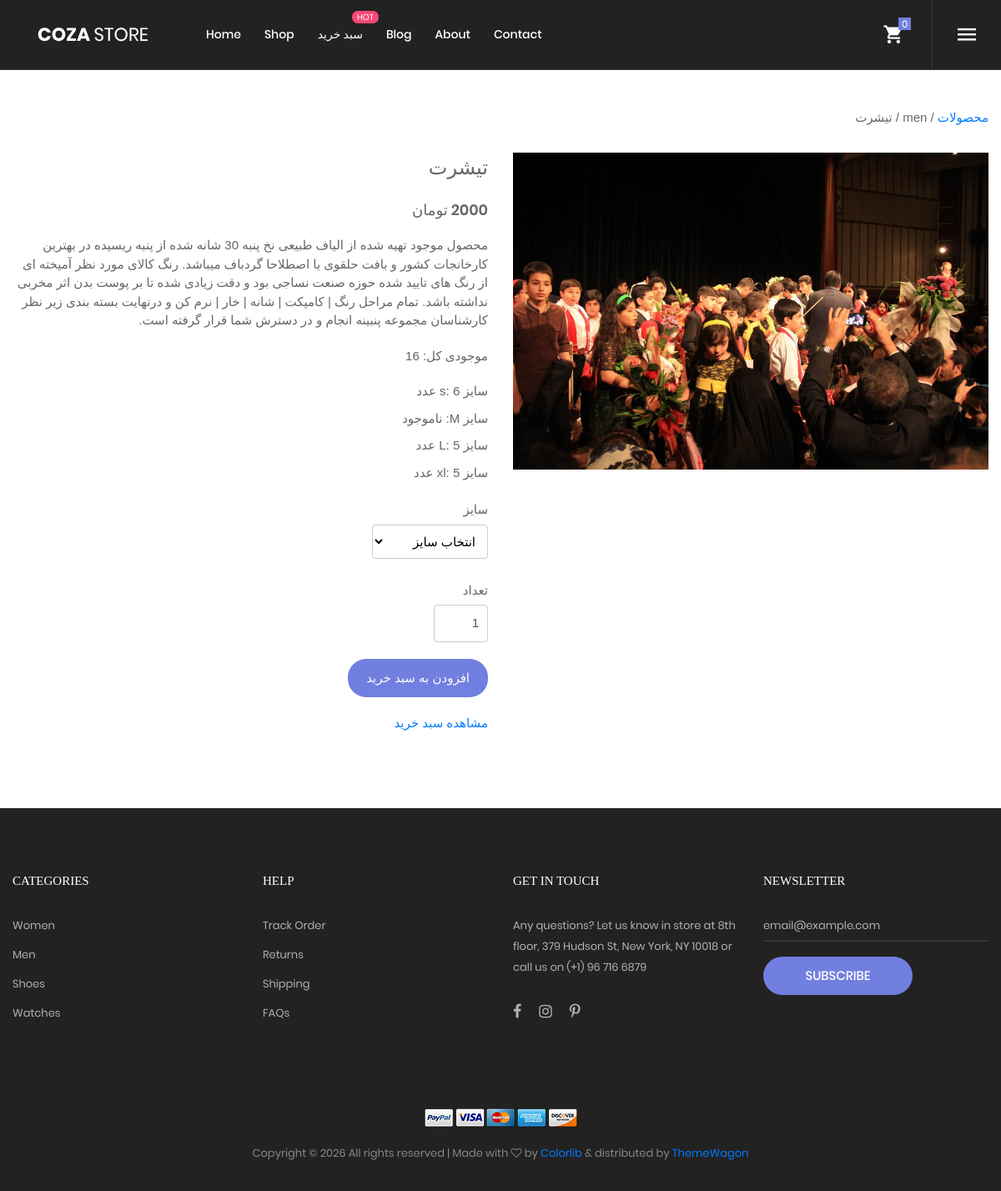
Page /product/3/ on the committed database.
### product/models.py (models this page shows, shortened)
class Product(models.Model):
    category = models.ForeignKey(Chategory , on_delete=models.CASCADE)
    gender = models.CharField(max_length=100,choices=gender_choice)
    title = models.CharField(max_length=100)
    text = models.TextField()
    size = models.ManyToManyField(size, through='ProductSize', blank=True)
    image = models.ImageField(upload_to='images_product/')
    quantity = models.PositiveIntegerField(default=1)
    price = models.DecimalField(max_digits=14, decimal_places=2, validators=[MinValueValidator(0)])
    Discount = models.BooleanField(default=False , null=True)
    Discount_price = models.DecimalField(max_digits=14, decimal_places=2, blank=True, null=True, validators=[MinValueValidator(0)])
    @property
    def final_price(self):
        if self.Discount and self.Discount_price is not None:
            return self.Discount_price
        return self.price
    @property
    def total_quantity(self):
        stocks = list(self.size_stocks.all())
        if stocks:
            return sum(stock.quantity for stock in stocks)
        return self.quantity

class Chategory (models.Model):
    Chategory = models.CharField(max_length=100)
    def __str__(self) -> str:
        return self.Chategory

class ProductSize(models.Model):
    product = models.ForeignKey(Product, on_delete=models.CASCADE, related_name='size_stocks')
    size = models.ForeignKey(size, on_delete=models.PROTECT, verbose_name='سایز')
    quantity = models.PositiveIntegerField(default=0, verbose_name='موجودی')
    class Meta:
        verbose_name = 'موجودی سایز'
        verbose_name_plural = 'موجودی سایزها'
        constraints = [models.UniqueConstraint(fields=('product', 'size'), name='unique_product_size')]

class size (models.Model):
    size = models.CharField(max_length=100)
    def __str__(self) -> str:
        return self.size

### product/views.py (the view)
# urls.py: path('<int:id>/', views.product_detail, name='product_detail'),
def product_detail(request, id):
    product = get_object_or_404(Product.objects.prefetch_related('size_stocks__size'), id=id)
    return render(request, 'product-detail.html', {'product': product})

### product/templates/product-detail.html (shortened to what this page needs)
{% extends 'base.html' %}
{% block content %}
<section class="bg0 p-t-100 p-b-60 store-page" dir="rtl">
 <div class="container">
  <p class="p-b-30"><a href="{% url 'home' %}#products">محصولات</a> / {{ product.category }} / {{ product.title }}</p>
  <div class="row">
   <div class="col-md-6 p-b-30">{% if product.image %}<img class="store-product-image" src="{{ product.image.url }}" alt="{{ product.title }}">{% endif %}</div>
   <div class="col-md-6 p-b-30">
    <h1 class="mtext-105 p-b-20">{{ product.title }}</h1>
    <p class="mtext-106 p-b-20">{% if product.Discount %}<del>{{ product.price|floatformat:0 }}</del> {% endif %}{{ product.final_price|floatformat:0 }} تومان</p>
    <div class="p-b-20">{{ product.text|linebreaks }}</div>
    <p class="p-b-20">موجودی کل: {{ product.total_quantity }}</p>
    {% for stock in product.size_stocks.all %}<p class="p-b-10">سایز {{ stock.size }}: {% if stock.quantity %}{{ stock.quantity }} عدد{% else %}ناموجود{% endif %}</p>{% endfor %}
    {% if product.total_quantity %}
    <form action="{% url 'add' %}" method="post" class="store-form">
     {% if product.size_stocks.all %}
     <label for="product-size">سایز</label>
     <select id="product-size" name="size" required><option value="">انتخاب سایز</option></select>
     {% else %}<p>بدون سایز</p>{% endif %}
     <label for="quantity">تعداد</label><input id="quantity" type="number" name="tedad" value="1" min="1" max="{{ product.total_quantity }}" required>
     <button class="store-button" type="submit">افزودن به سبد خرید</button>
    </form>
    {% else %}<p class="text-danger">ناموجود</p>{% endif %}
    <a class="dis-block p-t-20" href="{% url 'cart' %}">مشاهده سبد خرید</a>
   </div>
  </div>
 </div>
</section>
{% endblock %}

### home/templates/base.html (shortened to what this page needs)
<!DOCTYPE html>
<html lang="fa">
{% load static %}
<head>
    <link rel="stylesheet" type="text/css" href="/static/vendor/bootstrap/css/bootstrap.min.css">
    <link rel="stylesheet" type="text/css" href="/static/fonts/font-awesome-4.7.0/css/font-awesome.min.css">
    <link rel="stylesheet" type="text/css" href="/static/fonts/iconic/css/material-design-iconic-font.min.css">
    <link rel="stylesheet" type="text/css" href="/static/fonts/linearicons-v1.0.0/icon-font.min.css">
    <link rel="stylesheet" type="text/css" href="/static/vendor/animate/animate.css">
    <link rel="stylesheet" type="text/css" href="/static/vendor/css-hamburgers/hamburgers.min.css">
    <link rel="stylesheet" type="text/css" href="/static/vendor/animsition/css/animsition.min.css">
    <link rel="stylesheet" type="text/css" href="/static/vendor/select2/select2.min.css">
    <link rel="stylesheet" type="text/css" href="/static/vendor/daterangepicker/daterangepicker.css">
    <link rel="stylesheet" type="text/css" href="/static/vendor/slick/slick.css">
    <link rel="stylesheet" type="text/css" href="/static/vendor/MagnificPopup/magnific-popup.css">
    <link rel="stylesheet" type="text/css" href="/static/vendor/perfect-scrollbar/perfect-scrollbar.css">
    <link rel="stylesheet" type="text/css" href="/static/css/util.css">
    <link rel="stylesheet" type="text/css" href="/static/css/main.css">
    <link rel="stylesheet" href="{% static 'css/store.css' %}">
</head>
<body class="animsition">
    <header class="header-v3">
        <div class="container-menu-desktop trans-03">
            <div class="wrap-menu-desktop">
                <nav class="limiter-menu-desktop p-l-45">
                    <a href="#" class="logo">
                        <img src="/static/images/icons/logo-02.png" alt="IMG-LOGO">
                    </a>
                    <div class="menu-desktop">
                        <ul class="main-menu">
                            <li>
                                <a href="{% url 'home' %}">Home</a>
                            </li>
                            <li>
                                <a href="{% url 'home' %}#products">Shop</a>
                            </li>
                            <li class="label1" data-label1="hot">
                                <a href="{% url 'cart' %}">سبد خرید</a>
                            </li>
                            <li>
                                <a href="blog.html">Blog</a>
                            </li>
                            <li>
                                <a href="about.html">About</a>
                            </li>
                            <li>
                                <a href="{% url 'Contact' %}">Contact</a>
                            </li>
                        </ul>
                    </div>
                    <div class="wrap-icon-header flex-w flex-r-m h-full">
                        <div class="flex-c-m h-full p-r-25 bor6">
                            <div class="icon-header-item cl0 hov-cl1 trans-04 p-lr-11 icon-header-noti js-show-cart"
                                data-notify="{{cart|length}}">
                                <i class="zmdi zmdi-shopping-cart"></i>
                            </div>
                        </div>
                        <div class="flex-c-m h-full p-lr-19">
                            <div class="icon-header-item cl0 hov-cl1 trans-04 p-lr-11 js-show-sidebar">
                                <i class="zmdi zmdi-menu"></i>
                            </div>
                        </div>
                    </div>
                </nav>
            </div>
        </div>
    </header>
    {% block content %}
    {% endblock %}
    <footer class="bg3 p-t-75 p-b-32">
        <div class="container">
            <div class="row">
                <div class="col-sm-6 col-lg-3 p-b-50">
                    <h4 class="stext-301 cl0 p-b-30">
                        Categories
                    </h4>
                    <ul>
                        <li class="p-b-10">
                            <a href="#" class="stext-107 cl7 hov-cl1 trans-04">
                                Women
                            </a>
                        </li>
                        <li class="p-b-10">
                            <a href="#" class="stext-107 cl7 hov-cl1 trans-04">
                                Men
                            </a>
                        </li>
                        <li class="p-b-10">
                            <a href="#" class="stext-107 cl7 hov-cl1 trans-04">
                                Shoes
                            </a>
                        </li>
                        <li class="p-b-10">
                            <a href="#" class="stext-107 cl7 hov-cl1 trans-04">
                                Watches
                            </a>
                        </li>
                    </ul>
                </div>
                <div class="col-sm-6 col-lg-3 p-b-50">
                    <h4 class="stext-301 cl0 p-b-30">
                        Help
                    </h4>
                    <ul>
                        <li class="p-b-10">
                            <a href="#" class="stext-107 cl7 hov-cl1 trans-04">
                                Track Order
                            </a>
                        </li>
                        <li class="p-b-10">
                            <a href="#" class="stext-107 cl7 hov-cl1 trans-04">
                                Returns
                            </a>
                        </li>
                        <li class="p-b-10">
                            <a href="#" class="stext-107 cl7 hov-cl1 trans-04">
                                Shipping
                            </a>
                        </li>
                        <li class="p-b-10">
                            <a href="#" class="stext-107 cl7 hov-cl1 trans-04">
                                FAQs
                            </a>
                        </li>
                    </ul>
                </div>
                <div class="col-sm-6 col-lg-3 p-b-50">
                    <h4 class="stext-301 cl0 p-b-30">
                        GET IN TOUCH
                    </h4>
                    <p class="stext-107 cl7 size-201">
                        Any questions? Let us know in store at 8th floor, 379 Hudson St, New York, NY 10018 or call us
                        on (+1) 96 716 6879
                    </p>
                    <div class="p-t-27">
                        <a href="#" class="fs-18 cl7 hov-cl1 trans-04 m-r-16">
                            <i class="fa fa-facebook"></i>
                        </a>
                        <a href="#" class="fs-18 cl7 hov-cl1 trans-04 m-r-16">
                            <i class="fa fa-instagram"></i>
                        </a>
                        <a href="#" class="fs-18 cl7 hov-cl1 trans-04 m-r-16">
                            <i class="fa fa-pinterest-p"></i>
                        </a>
                    </div>
                </div>
                <div class="col-sm-6 col-lg-3 p-b-50">
                    <h4 class="stext-301 cl0 p-b-30">
                        Newsletter
                    </h4>
                    <form>
                        <div class="wrap-input1 w-full p-b-4">
                            <input class="input1 bg-none plh1 stext-107 cl7" type="text" name="email"
                                placeholder="email@example.com">
                        </div>
                        <div class="p-t-18">
                            <button class="flex-c-m stext-101 cl0 size-103 bg1 bor1 hov-btn2 p-lr-15 trans-04">
                                Subscribe
                            </button>
                        </div>
                    </form>
                </div>
            </div>
            <div class="p-t-40">
                <div class="flex-c-m flex-w p-b-18">
                    <a href="#" class="m-all-1">
                        <img src="/static/images/icons/icon-pay-01.png" alt="ICON-PAY">
                    </a>
                    <a href="#" class="m-all-1">
                        <img src="/static/images/icons/icon-pay-02.png" alt="ICON-PAY">
                    </a>
                    <a href="#" class="m-all-1">
                        <img src="/static/images/icons/icon-pay-03.png" alt="ICON-PAY">
                    </a>
                    <a href="#" class="m-all-1">
                        <img src="/static/images/icons/icon-pay-04.png" alt="ICON-PAY">
                    </a>
                    <a href="#" class="m-all-1">
                        <img src="/static/images/icons/icon-pay-05.png" alt="ICON-PAY">
                    </a>
                </div>
                <p class="stext-107 cl6 txt-center">
                    Copyright &copy;
                    <script>document.write(new Date().getFullYear());</script> All rights reserved | Made with <i
                        class="fa fa-heart-o" aria-hidden="true"></i> by <a href="https://colorlib.com"
                        target="_blank">Colorlib</a> &amp; distributed by <a href="https://themewagon.com"
                        target="_blank">ThemeWagon</a>
                </p>
            </div>
        </div>
    </footer>
</body>
</html>

### rows in the picture
Product: category "men", title "تیشرت", image (picture), text "محصول موجود تهیه شده از الیاف طبیعی نخ پنبه 30 شانه شده از پنبه ریسیده در بهترین کارخانجات کشور و بافت حلقوی یا اصطلاحا گردباف میباشد. رنگ کالای مورد نظر آمیخته ای از رنگ های تایید شده حوزه صنعت نساجی بود و دقت زیادی شده تا بر پوست بدن اثر مخربی نداشته باشد. تمام مراحل رنگ | کامپکت | شانه | خار | نرم کن و درنهایت بسته بندی زیر نظر کارشناسان مجموعه پنبینه انجام و در دسترش شما قرار گرفته است.", total_quantity "16"
ProductSize: size "s", quantity "6"
ProductSize: size "M", shows "ناموجود"
ProductSize: size "L"
ProductSize: size "xl"
